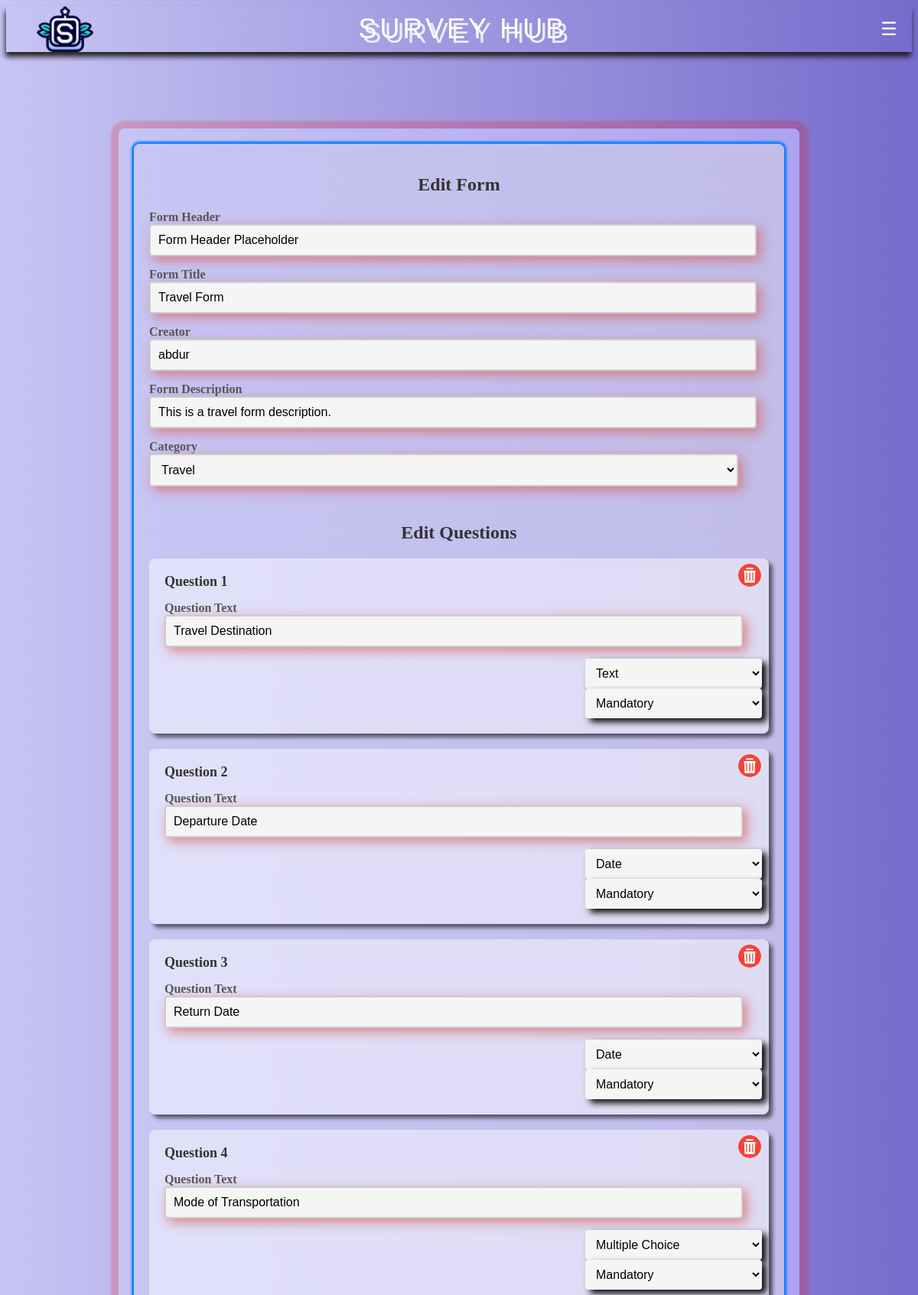
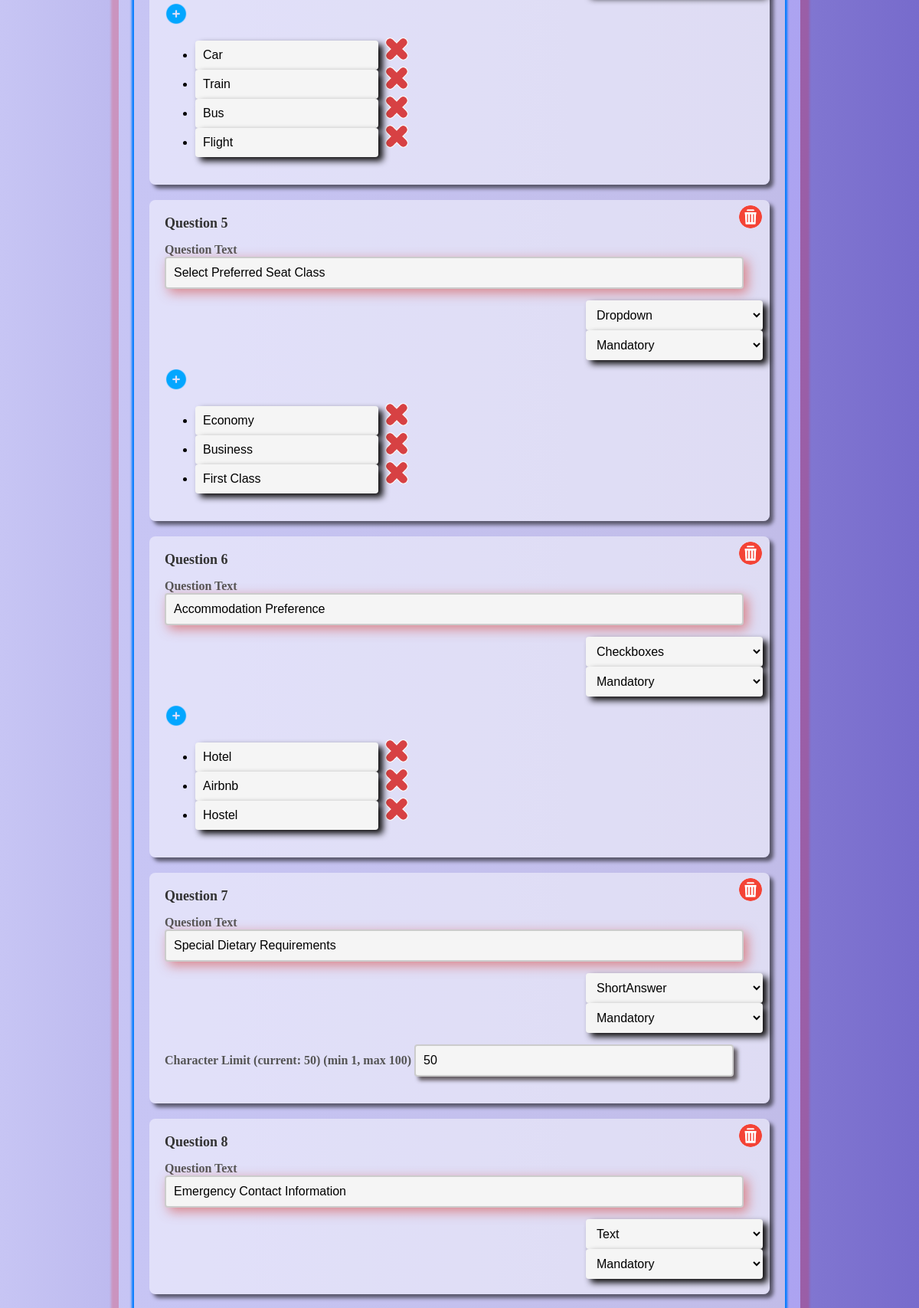
Page /edit_form/31 (signed in, upper part) on the committed database (2 pictures, top to bottom).
### app.py (models this page shows)
class Form(db.Model):
    id = db.Column(db.Integer, primary_key=True)
    username = db.Column(db.String(100), nullable=False)
    form_title = db.Column(db.String(100), nullable=False)
    form_description = db.Column(db.String(255), nullable=False)
    created_at = db.Column(db.DateTime, default=datetime.utcnow)
    category = db.Column(db.String(255), nullable=False)
    uuid = db.Column(db.String(36), unique=True, nullable=False)
    form_link = db.Column(db.String(255))
    form_header = db.Column(db.String(255))
    created_by = db.Column(db.String(100))
    creator = db.Column(db.String(100))
    edited = db.Column(db.String(3), default='No')
    edited_at = db.Column(db.DateTime)
    questions = db.relationship('Question', backref='form', lazy=True, cascade='all, delete-orphan')
    responses = db.relationship('FormResponse', backref='form', lazy=True, cascade='all, delete-orphan')

class Question(db.Model):
    id = db.Column(db.Integer, primary_key=True)
    question_text = db.Column(db.String(255), nullable=False)
    question_type = db.Column(db.String(20), nullable=False)
    char_limit = db.Column(db.Integer)
    mandatory = db.Column(db.String(10), default='non_mandatory', nullable=False)
    form_id = db.Column(db.Integer, db.ForeignKey('form.id', ondelete='CASCADE'), nullable=False)
    options = db.relationship('Option', backref='question', lazy=True, cascade='all, delete-orphan')

class Option(db.Model):
    id = db.Column(db.Integer, primary_key=True)
    option_text = db.Column(db.String(255), nullable=False)
    question_id = db.Column(db.Integer, db.ForeignKey('question.id'), nullable=False)
    file_type = db.Column(db.String(50))
    max_file_size = db.Column(db.Integer)

### app.py (the view, shortened to what this page needs)
@app.route('/edit_form/<int:form_id>', methods=['GET', 'POST'])
def edit_form(form_id):
    current_user = get_current_user()
    if current_user is None:
        return redirect(url_for('login'))  # Redirect to the login page if the user is not logged in
    form = Form.query.get(form_id)
    if form is None:
        return render_template('error.html', message='Form not found.')
    if form.username != current_user.username:
        return render_template('error.html', message='You do not have permission to edit this form.')
    return render_template('edit_form.html',form=form, user_role=current_user.role, user=current_user)

### app.py (called while the page is built)
def get_current_user():
    if 'user_id' in session:
        user_id = session['user_id']
        user = users.query.get(user_id)  # Assuming you have a User model with an 'id' field
        if user:
            return user
    return None

### templates/edit_form.html (shortened to what this page needs)
<!DOCTYPE html>
<html lang="en">
<head>
    <link rel="stylesheet" href="{{ url_for('static', filename='create_form.css') }}">
    <link rel="stylesheet" href="{{ url_for('static', filename='navbar.css') }}">
</head>
<body>
    <div>
        <header>
            <div id="logo">
            </div>
            <span class="logo-text">Survey Hub</span>
            <div id="menu-button">
                <button onclick="toggleNav()">☰</button>
            </div>
        </header>
        <div class="container mt-5">
            <div class="form-box">
                {% if user_role == "admin" %}
                <h2>Edit Template</h2>
                {% else %}
                <h2>Edit Form</h2>
                {% endif %}
                <form action="{{ url_for('edit_form', form_id=form.id) }}" method="post">
                    <div class="form-group">
                        {% if user_role == "admin" %}
                        <label for="form_header">Template Header</label>
                        {% else %}
                        <label for="form_header">Form Header</label>
                        {% endif %}
                        <input type="text" class="form-control" id="form_header" name="form_header"
                            value="{{ form.form_header }}" maxlength="20" required>
                    </div>
                    <div class="form-group">
                        {% if user_role == "admin" %}
                        <label for="form_title">Template Title</label>
                        {% else %}
                        <label for="form_title">Form Title</label>
                        {% endif %}
                        <input type="text" class="form-control" id="form_title" name="form_title"
                            value="{{ form.form_title }}" maxlength="20" required>
                    </div>
                    <div class="form-group">
                        <label for="creator">Creator</label>
                        <input type="text" class="form-control" id="creator" placeholder="Max length=30 characters"
                            name="creator" maxlength="30" required value="{{ form.creator }}">
                    </div>
                    <div class="form-group">
                        {% if user_role == "admin" %}
                        <label for="form_description">Template Description</label>
                        {% else %}
                        <label for="form_description">Form Description</label>
                        {% endif %}
                        <input class="form-control" id="form_description" name="form_description"
                            value="{{ form.form_description }}" maxlength="100" required>
                    </div>
                    <div class="form-group">
                        <label for="category">Category</label>
                        <select class="form-control" id="category" name="category">
                            <option value="travel" {% if form.category=='travel' %}selected{% endif %}>Travel</option>
                        </select>
                    </div>
                    <h4>Edit Questions</h4>
                    <div id="questions-container">
                        {% for question in form.questions %}
                        <div class="question-container">
                            <button class="btn btn-danger remove-question" onclick="removeQuestion(this)"
                                data-form-id="{{ form.id }}" data-question-id="{{ question.id }}">
                            </button>
                            <div class="question-number">Question {{ loop.index }}</div>
                            <label for="question_text_{{ question.id }}">Question Text</label>
                            <input type="text" class="form-control" id="question_text_{{ question.id }}"
                                name="question_text_{{ question.id }}" value="{{ question.question_text }}"
                                maxlength="80" required>
                            <select class="shorter-select" id="question_type_{{ question.id }}"
                                name="question_type_{{ question.id }}">
                                <option value="text" {% if question.question_type=='text' %}selected{% endif %}>Text
                                </option>
                                <option value="multiple_choice" {% if question.question_type=='multiple_choice'
                                    %}selected{% endif %}>Multiple Choice</option>
                                <option value="dropdown" {% if question.question_type=='dropdown' %}selected{% endif %}>
                                    Dropdown
                                </option>
                                <option value="checkboxes" {% if question.question_type=='checkboxes' %}selected{% endif
                                    %}>
                                    Checkboxes</option>
                                <option value="short_answer" {% if question.question_type=='short_answer' %}selected{%
                                    endif %}>
                                    ShortAnswer</option>
                                <option value="date" {% if question.question_type=='date' %}selected{% endif %}>Date
                                </option>
                            </select>
                            <select class="shorter-select" id="mandatory_{{ question.id }}"
                                name="mandatory_{{ question.id }}">
                                <option value="mandatory" {% if question.mandatory=='mandatory' %}selected{% endif %}>
                                    Mandatory
                                </option>
                            </select>
                            {% if question.question_type in ['multiple_choice', 'dropdown', 'checkboxes'] %}
                            <button type="button" class="btn btn-primary add-option-button"
                                onclick="toggleNewOptionInput('{{ question.id }}')"></button>
                            <ul class="options-list">
                                {% for option in question.options %}
                                <li>
                                    <input type="text" class="option" id="option_text_{{ question.id }}_{{ option.id }}"
                                        name="option_text_{{ question.id }}_{{ option.id }}"
                                        value="{{ option.option_text }}" maxlength="30" required>
                                    <button class="btn btn-danger remove-option" onclick="removeOption(this)"
                                        data-form-id="{{ form.id }}" data-question-id="{{ question.id }}"
                                        data-option-id="{{ option.id }}">
                                    </button>
                                </li>
                                {% endfor %}
                            </ul>
                            {% endif %}
                            {% if question.question_type == 'short_answer' %}
                            <label for="char_limit_{{ question.id }}">Character Limit (current: {{ question.char_limit
                                if
                                question.char_limit else 'not set' }}) (min 1, max 100)</label>
                            <input type="number" class="limit" id="char_limit_{{ question.id }}"
                                name="char_limit_{{ question.id }}" value="{{ question.char_limit }}" min="1" max="100"
                                placeholder="Enter character limit (current: {{ question.char_limit if question.char_limit else 'not set' }})">
                            {% endif %}
                        </div>
                        {% endfor %}
</div>
                </form>
            </div>
        </div>
    </div>
</body>
</html>

### static/create_form.css (style rules this page uses)
body { background: linear-gradient(90deg, #C7C5F4, #776BCC); }
.container { max-width: 850px; margin: 100px auto; padding: 20px; background: linear-gradient(90deg, #C7C5F4, #aca3f1); border-radius: 8px; box-shadow: 1px 1px 3px 11px rgb(255 0 0 / 20%); transition: background-color 0.3s; }
.form-box { background: linear-gradient(90deg, #C7C5F4, #c1bce8); padding: 20px; box-shadow: 0 0px 3px 3px #007bff; border-radius: 8px; transition: transform 0.3s; }
.form-box h2, .form-box h4 { font-size: 24px; margin-bottom: 20px; color: #333; text-align: center; }
.form-control { width: 95%; padding: 10px; border: 2px solid #ccc; border-radius: 4px; margin-bottom: 15px; box-shadow: 5px 5px 15px #d86767c2; font-size: 16px; background-color: #f5f5f5; transition: transform 0.2s; }
label { font-weight: bold; color: #555; }
.btn-primary { background-color: #007bff; color: #fff; border: none; padding: 10px 20px; border-radius: 4px; cursor: pointer; font-size: 16px; transition: background-color 0.3s; }
.question-container { border-radius: 8px; padding: 20px; box-shadow: 5px 5px 5px 0px #0403038c; margin-bottom: 20px; background: rgba(255, 255, 255, 0.465); position: relative; transition: transform 0.1s; }
.question-number { font-size: 18px; font-weight: bold; color: #333; margin-bottom: 15px; }
.remove-question { position: absolute; top: 23px; right: 10px; border: none; background-color: rgb(255 255 255); padding: 4px 8px; border-radius: 21px; color: #000000; cursor: pointer; margin-top: -16px; font-size: 16px; transition: background-color 0.3s; }
.remove-option { border: none; background-color: transparent; color: transparent; cursor: pointer; margin-left: 5px; margin-top: -16px; transition: background-color 0.3s; }
.add-option-button { background-color: transparent; border-radius: 4px; cursor: pointer; font-size: 14px; transition: background-color 0.3s; margin-top: 10px; }
.shorter-select { width: 30%; margin-left: 550px; position: relative; padding: 10px; border: transparent; border-radius: 4px; box-shadow: 6px 5px 9px #0c0b0b; transition: transform 0.3s; font-size: 16px; background-color: #f5f5f5; }
.option { width: 30%; position: relative; padding: 10px; border: transparent; border-radius: 4px; box-shadow: 6px 5px 9px #0c0b0b; transition: transform 0.3s; font-size: 16px; background-color: #f5f5f5; }
.limit { width: 51%; padding: 10px; border: 2px solid #ccc; border-radius: 4px; margin-bottom: 15px; margin-top: 15px; box-shadow: 5px 5px 5px #3f3737c2; font-size: 16px; background-color: #f5f5f5; transition: transform 0.2s; }
.btn-danger.remove-option { background-image: url('img/option.png'); background-size: cover; width: 30px; height: 30px; }
.btn-danger.remove-question { background-image: url('img/question delete.png'); background-size: cover; text-indent: -9999px; width: 30px; height: 30px; }
.add-option-button { background-image: url('img/add_option.png'); background-size: cover; width: 30px; height: 30px; border: none; padding: 0; }
option { font-family: 'Arial', sans-serif; font-size: 16px; color: #333; background-color: #fff; border: 2px solid #aaa; border-radius: 5px; padding: 8px; cursor: pointer; }
button { border: none; }

### static/navbar.css (style rules this page uses)
.logo-text { font-family: 'Poppins', sans-serif; font-size: 36px; text-transform: uppercase; letter-spacing: 4px; margin-left: -170px; text-shadow: 6px 6px 0px rgb(255 255 255 / 80%); animation: glow 1.5s ease-in-out infinite alternate; }
header { display: flex; align-items: center; justify-content: space-between; height: 60px; box-shadow: -1px 6px 7px #221d1d; color: white; background: linear-gradient(90deg, #C7C5F4, #776BCC); }
#logo { width: 200px; height: 60px; background-image: url('img/logo.png'); background-size: contain; width: 200px; height: 60px; background-image: url(img/logo.png); background-size: contain; margin-left: 40px; background-repeat: no-repeat; background-repeat: no-repeat; }
#menu-button { width: 60px; height: 60px; }
#menu-button button { width: 100%; height: 100%; border: none; background-color: transparent; color: white; font-size: 24px; cursor: pointer; }

### rows in the picture
Form: form_header "Form Header Placeholder", form_title "Travel Form", creator "abdur", form_description "This is a travel form description.", category "Travel"
Question: question_text "Travel Destination", question_type+id "Text", mandatory+id "Mandatory"
Question: question_text "Departure Date", question_type+id "Date", mandatory+id "Mandatory"
Question: question_text "Return Date", question_type+id "Date", mandatory+id "Mandatory"
Question: question_text "Mode of Transportation", question_type+id "Multiple Choice", mandatory+id "Mandatory"
Option: option_text "Car"
Option: option_text "Train"
Option: option_text "Bus"
Option: option_text "Flight"
Question: question_text "Select Preferred Seat Class", question_type+id "Dropdown", mandatory+id "Mandatory"
Option: option_text "Economy"
Option: option_text "Business"
Option: option_text "First Class"
Question: question_text "Accommodation Preference", question_type+id "Checkboxes", mandatory+id "Mandatory"
Option: option_text "Hotel"
Option: option_text "Airbnb"
Option: option_text "Hostel"
Question: question_text "Special Dietary Requirements", question_type+id "ShortAnswer", mandatory+id "Mandatory", char_limit "50"
Question: question_text "Emergency Contact Information", question_type+id "Text", mandatory+id "Mandatory"
